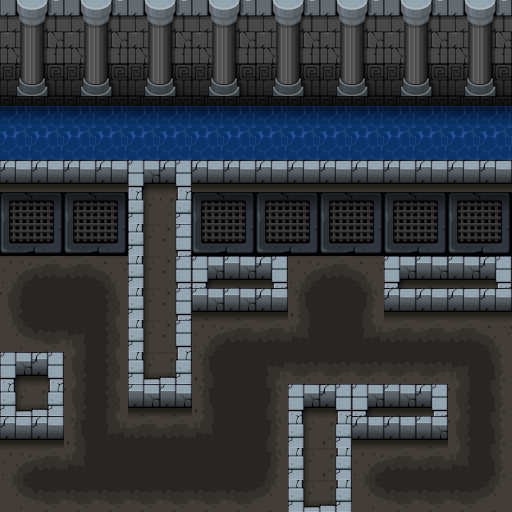

Rendered tile map (Tiled .tmx) drawn with the repository's tilesets; below, a short description and the full map source, tile grids included:
An orthogonal 16x16 tile map with 32x32 px tiles, 1 tile layer (Level3), 2 hidden layers not drawn.

<map version="1.10" tiledversion="1.10.2" orientation="orthogonal" renderorder="left-down" width="16" height="16" tilewidth="32" tileheight="32" infinite="0" nextlayerid="4" nextobjectid="1">
 <tileset firstgid="1" source="Dungeon.tsx" />
 <layer id="3" name="Level3" width="16" height="16">
  <data encoding="csv">
53,54,53,54,53,54,53,54,53,54,53,54,53,54,53,54,
73,74,73,74,73,74,73,74,73,74,73,74,73,74,73,74,
101,102,101,102,101,102,101,102,101,102,101,102,101,102,101,102,
222,222,222,222,222,222,222,222,222,222,222,222,222,222,222,222,
224,224,224,224,224,224,224,224,224,224,224,224,224,224,224,224,
214,214,214,214,213,218,214,214,214,214,214,214,214,214,214,214,
85,86,85,86,233,238,85,86,85,86,85,86,85,86,85,86,
105,106,105,106,343,330,105,106,105,106,105,106,105,106,105,106,
234,301,301,237,343,330,41,43,48,234,301,237,41,47,47,48,
306,242,242,283,343,330,43,43,42,278,242,275,42,42,42,42,
246,247,258,283,343,330,234,309,309,302,242,279,309,309,309,237,
41,48,306,283,61,68,278,242,255,256,256,256,256,256,258,243,
61,68,306,283,43,43,278,242,275,41,48,41,47,48,306,243,
42,42,278,279,309,309,302,242,275,343,346,44,44,47,306,243,
234,309,302,242,242,242,242,242,275,343,346,234,309,309,302,243,
246,287,287,287,287,287,287,287,249,61,68,246,287,287,287,249
</data>
 </layer>
 <layer id="2" name="Level2" width="16" height="16" visible="0">
  <data encoding="csv">
339,172,361,172,361,362,361,172,361,172,361,362,361,172,361,362,
185,360,381,360,381,382,381,360,381,360,381,382,195,196,381,158,
363,364,123,124,365,366,365,364,131,128,365,366,131,128,365,138,
383,384,143,144,385,386,385,384,195,196,385,386,195,196,381,158,
339,340,131,128,361,362,361,340,131,128,361,340,131,128,365,138,
359,360,195,196,381,382,195,360,195,196,195,360,195,196,381,158,
165,364,125,126,365,366,131,128,125,126,125,126,125,126,365,138,
359,360,145,146,381,382,195,196,145,146,145,146,145,146,381,158,
165,364,131,128,365,366,365,364,365,364,365,364,131,128,365,138,
359,360,195,196,381,382,385,384,385,384,385,384,195,196,385,386,
165,364,131,128,365,366,339,340,361,340,361,340,131,128,361,362,
359,360,195,196,381,382,359,360,195,196,195,196,195,196,381,158,
165,364,125,126,131,128,131,128,131,128,131,128,125,126,365,138,
359,360,145,146,195,196,195,196,195,196,195,196,145,146,381,158,
165,364,365,364,365,366,365,364,365,364,365,364,365,364,365,138,
383,384,385,384,385,386,385,384,385,384,385,384,385,384,385,386
</data>
 </layer>
 <layer id="1" name="Level1" width="16" height="16" visible="0">
  <data encoding="csv">
41,42,42,42,42,48,42,42,42,42,42,42,42,42,42,48,
245,234,236,236,237,244,234,236,236,236,236,236,236,236,237,244,
245,282,261,261,283,244,282,261,261,261,261,261,261,261,283,244,
245,282,261,261,283,244,282,261,261,261,261,261,261,261,283,244,
245,282,261,261,283,244,282,261,261,255,256,258,261,261,283,244,
245,282,261,261,283,244,282,261,261,263,245,282,261,261,283,244,
245,282,261,261,283,244,282,261,261,263,245,282,261,261,283,244,
245,282,261,261,283,244,282,261,261,263,245,282,261,261,283,244,
245,282,261,261,283,244,282,261,261,263,245,282,261,261,283,244,
245,282,261,261,283,244,282,261,261,263,245,282,261,261,283,244,
245,282,261,261,283,244,282,261,261,263,245,282,261,261,283,244,
245,282,261,261,279,236,302,261,261,263,245,282,261,261,283,244,
245,282,261,261,261,261,261,261,261,263,245,282,261,261,283,244,
245,282,261,261,261,261,261,261,261,263,245,282,261,261,283,244,
245,246,256,251,251,251,251,251,251,249,245,246,251,251,249,244,
61,62,62,62,62,62,62,62,62,62,61,62,62,62,62,68
</data>
 </layer>
</map>
